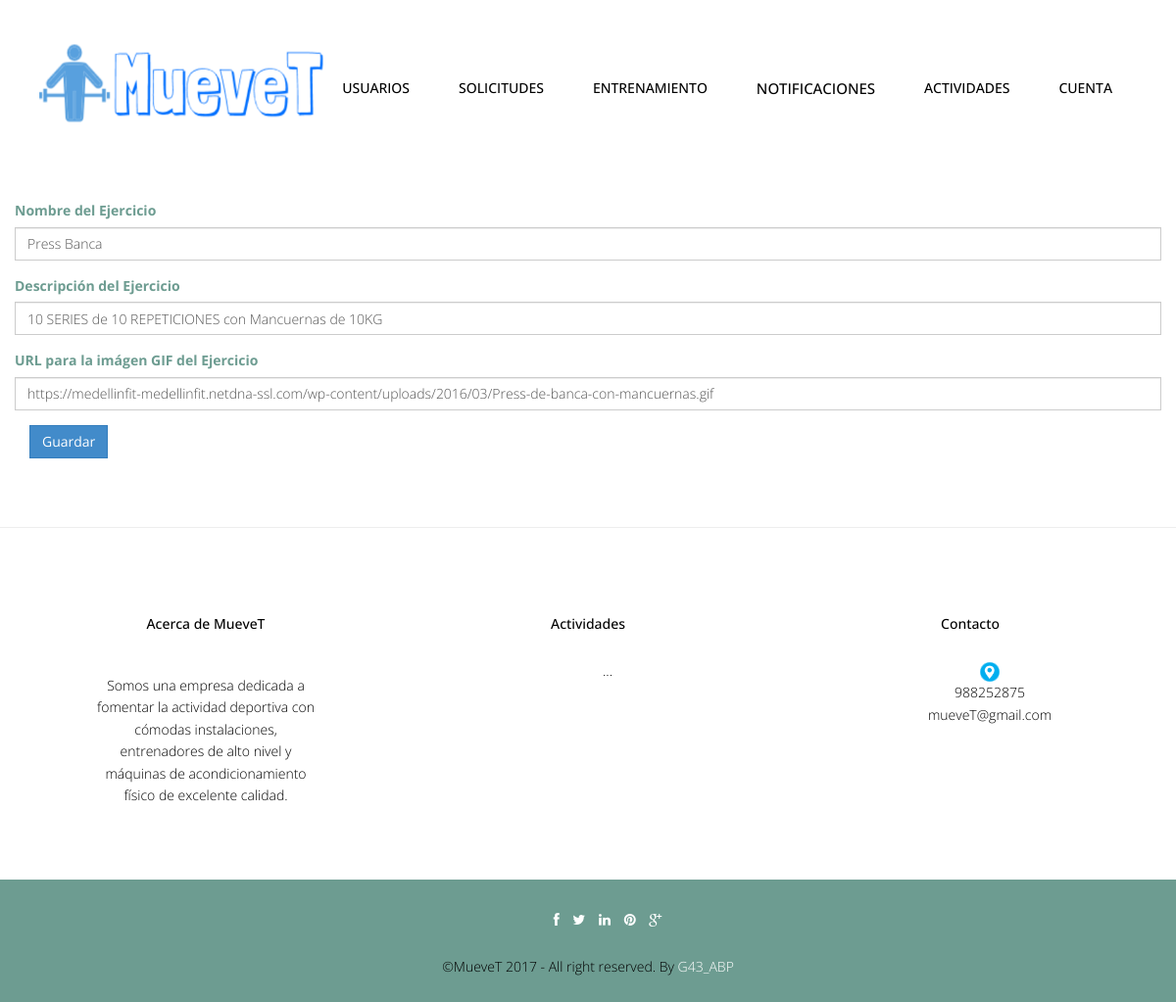
Page /abp/Controllers/EJERCICIO_Controller.php?accion=modificar&id=1 (signed in) on the earlier database version.
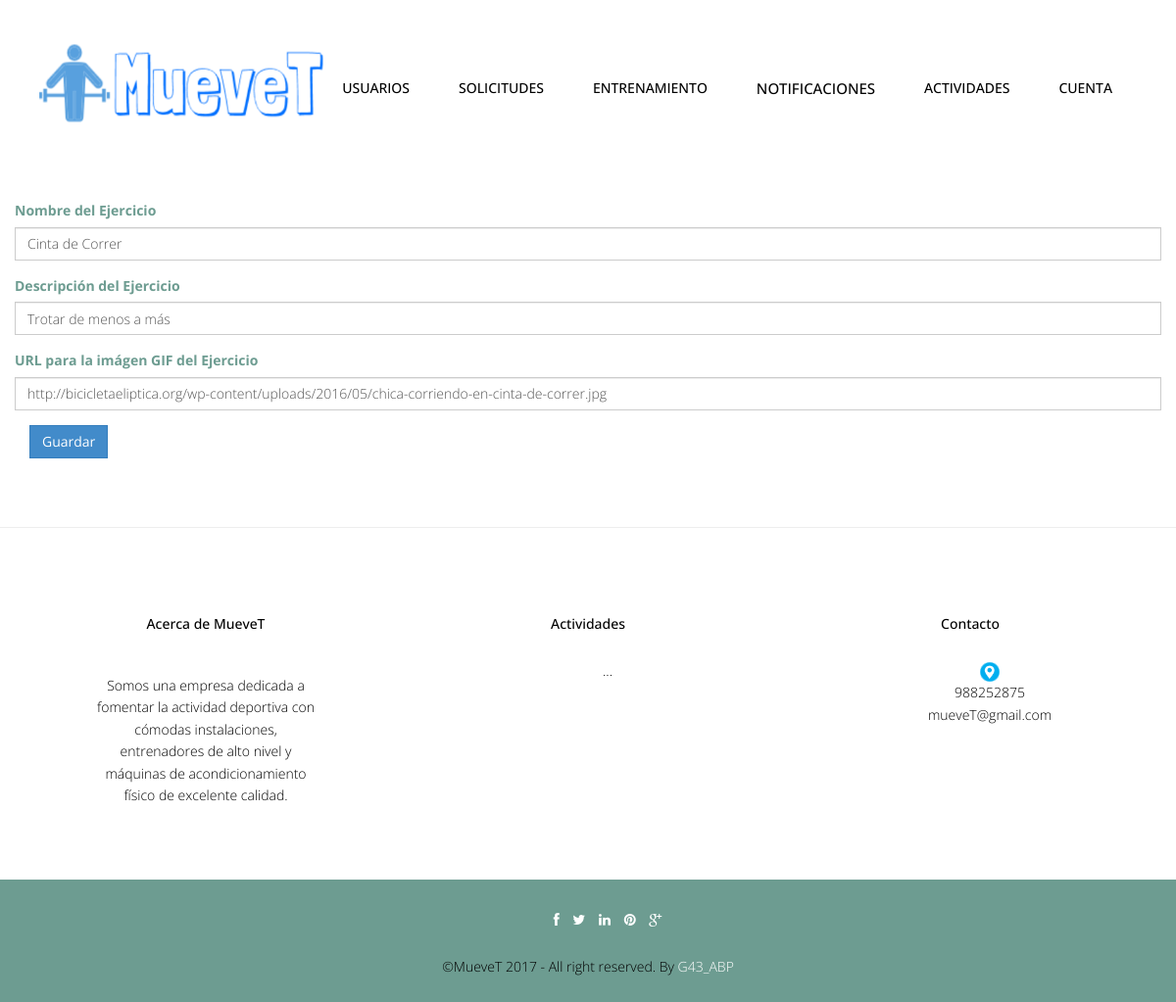
Same page on the later database version.
### tables this page shows
CREATE TABLE `ejercicio` (
  `idEjercicio` int(10) NOT NULL,
  `nombreEjercicio` varchar(45) NOT NULL,
  `descripcionEjercicio` varchar(255) NOT NULL,
  `giftEjercicio` varchar(500) DEFAULT NULL
);

### abp/Models/EJERCICIO_Model.php (called while the page is built, shortened)
<?php
include_once '../Functions/LibraryFunctions.php';
class EJERCICIO_Model {
    function ConectarBD() {
        $this->mysqli = new mysqli("localhost", "root", "", "muevet");
    }
    function getEjercicio($id) {
        $sql = "SELECT * FROM ejercicio WHERE idEjercicio='" . $id . "'";
        if (!($resultado = $this->mysqli->query($sql))) {
            return 'Error en la consulta sobre la base de datos.';
        } else {
            return $resultado->fetch_array();
        }
    }
}
?>

### abp/Views/EJERCICIO_EDIT_Vista.php (the view, shortened to what this page needs)
<?php
class EJERCICIO_EDIT
{
    private $datos;
    function __construct($array, $volver) {
        $this->datos = $array;
        $this->render();
    }
    function render()
	{
		echo '<div class="container">
				<form method="POST" action="../Controllers/EJERCICIO_Controller.php?accion=guardarmod&id='.$this->datos['idEjercicio'].'">
				<div class="form-group row">
				  <label for="example-text-input" class="col-2 col-form-label">'.$strings['ejercicioname'].'</label>
				  <div class="col-10">
					<input class="form-control" type="text" name="nombreEjercicio" value="'.$this->datos['nombreEjercicio'].'" id="example-text-input" required>
				  </div>
				</div>
				<div class="form-group row">
				  <label for="example-text-input" class="col-2 col-form-label">'.$strings['ejerciciodescription'].'</label>
				  <div class="col-10">
					<input class="form-control" type="text" name="descripcionEjercicio" value="'.$this->datos['descripcionEjercicio'].'" id="example-text-input" required>
				  </div>
				</div>
				<div class="form-group row">
				  <label for="example-text-input" class="col-2 col-form-label">'.$strings['gifejercicio'].'</label>
				  <div class="col-10">
					<input class="form-control" type="text" name="gifEjercicio" value="'.$this->datos['giftEjercicio'].'" id="example-text-input" required>
				  </div>
				</div>
				<button type="submit" class="btn btn-primary">'.$strings['saveform'].'</button>
				</form>
			</div>';
        include '../Views/footer.php';
    }
}
?>

Differences in the rows shown:
changed ejercicio: nombreEjercicio "Press Banca" → "Cinta de Correr"; descripcionEjercicio "10 SERIES de 10 REPETICIONES con Mancuernas de 10KG" → "Trotar de menos a más"; gifEjercicio "https://medellinfit-medellinfit.netdna-ssl.com/wp-content/uploads/2016/03/Press-de-banca-con-mancuernas.gif" → "http://bicicletaeliptica.org/wp-content/uploads/2016/05/chica-corriendo-en-cinta-de-correr.jpg"
